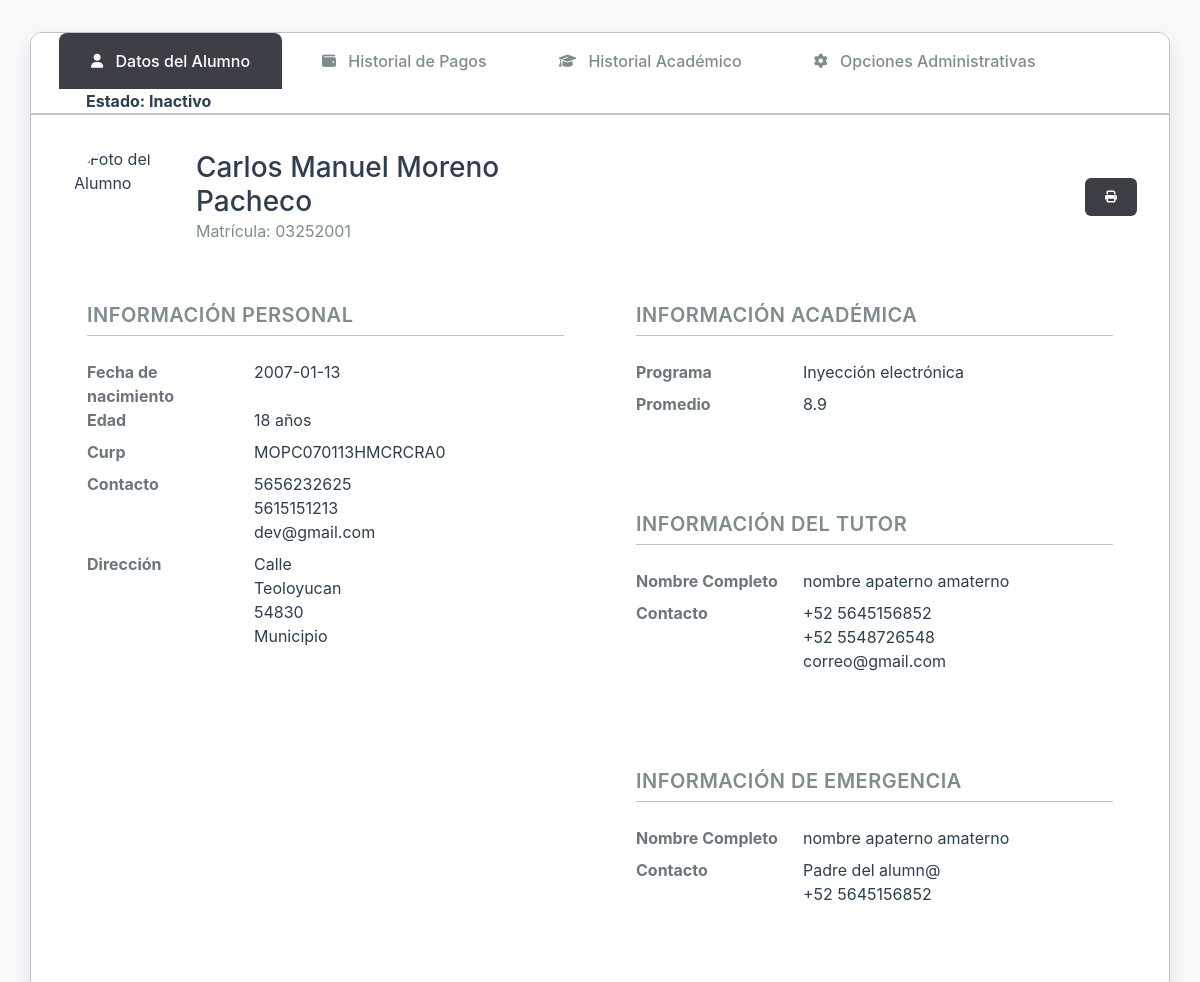
/Modules/Alumnos/alumno.php?id_alumno=4, run on the app's committed database.
### tables this page shows
CREATE TABLE `alumno` (
  `id_alumno` int(11) NOT NULL AUTO_INCREMENT,
  `matricula` varchar(11) NOT NULL,
  `horario` varchar(150) NOT NULL,
  `apaterno` varchar(150) NOT NULL,
  `amaterno` varchar(150) NOT NULL,
  `nombre` varchar(150) NOT NULL,
  `nacimiento` date NOT NULL,
  `edad` int(3) NOT NULL,
  `curp` varchar(18) NOT NULL,
  `tel_fijo` varchar(20) NOT NULL,
  `tel_celular` varchar(20) NOT NULL,
  `email` varchar(150) NOT NULL,
  `calle` varchar(150) NOT NULL,
  `colonia` varchar(150) NOT NULL,
  `cp` int(5) NOT NULL,
  `municipio` varchar(150) NOT NULL,
  `tutor_apaterno` varchar(150) NOT NULL,
  `tutor_amaterno` varchar(150) NOT NULL,
  `tutor_nombre` varchar(150) NOT NULL,
  `tutor_tel_fijo` varchar(150) NOT NULL,
  `tutor_tel_celular` varchar(150) NOT NULL,
  `tutor_email` varchar(150) NOT NULL,
  `emergencia_apaterno` varchar(150) NOT NULL,
  `emergencia_amaterno` varchar(150) NOT NULL,
  `emergencia_nombre` varchar(150) NOT NULL,
  `emergencia_parentesco` varchar(150) NOT NULL,
  `emergencia_tel` varchar(20) NOT NULL,
  `estado` enum('inactivo','activo','baja_temporal','baja_definitiva') DEFAULT 'inactivo',
  PRIMARY KEY (`id_alumno`),
  UNIQUE KEY `matricula` (`matricula`)
);

### Modules/Alumnos/alumno.php (the view, shortened to what this page needs)
<?php
$id_alumno = isset($_GET['id_alumno']) ? $_GET['id_alumno'] : '';
require_once '../../Config/conexion.php';
$sql = "SELECT * FROM alumno WHERE id_alumno = '$id_alumno'";
$result = $connection->query($sql);
if ($result->num_rows > 0) {
    $row = $result->fetch_assoc();
    $matricula = $row['matricula'];
    $apaterno = $row['apaterno'];
    $amaterno = $row['amaterno'];
    $nombre = $row['nombre'];
    $nacimiento = $row['nacimiento'];
    $edad = $row['edad'];
    $curp = $row['curp'];
    $email = $row['email'];
    $celular = $row['tel_celular'];
    $telefono = $row['tel_fijo'];
    $calle = $row['calle'];
    $colonia = $row['colonia'];
    $cp = $row['cp'];
    $municipio = $row['municipio'];
    $t_apaterno = $row['tutor_apaterno'];
    $t_amaterno = $row['tutor_amaterno'];
    $t_nombre = $row['tutor_nombre'];
    $t_telefono = $row['tutor_tel_fijo'];
    $t_celular = $row['tutor_tel_celular'];
    $t_email = $row['tutor_email'];
    $e_apaterno = $row['emergencia_apaterno'];
    $e_amaterno = $row['emergencia_amaterno'];
    $e_nombre = $row['emergencia_nombre'];
    $e_parentesco = $row['emergencia_parentesco'];
    $e_telefono = $row['emergencia_tel'];
    $estado = $row['estado'];
}
?>
<!DOCTYPE html>
<html lang="es">
<head>
    <link href="https://cdn.jsdelivr.net/npm/bootstrap@5.1.3/dist/css/bootstrap.min.css" rel="stylesheet">
    <link rel="stylesheet" href="https://cdnjs.cloudflare.com/ajax/libs/font-awesome/6.4.0/css/all.min.css">
    <link rel="stylesheet" href="../../Assets/CSS/alumno.css">
</head>
<body>
    <div class="main-container">
        <div class="nav-tabs">
            <ul class="nav">
                <li class="nav-item">
                    <a class="nav-link active" data-bs-toggle="tab" href="#datos">
                        <i class="fas fa-user fa-sm me-2"></i>
                        Datos del Alumno
                    </a>
                </li>
                <li class="nav-item">
                    <a class="nav-link" data-bs-toggle="tab" href="#pagos">
                        <i class="fas fa-wallet fa-sm me-2"></i>
                        Historial de Pagos
                    </a>
                </li>
                <li class="nav-item">
                    <a class="nav-link" data-bs-toggle="tab" href="#academico">
                        <i class="fas fa-graduation-cap fa-sm me-2"></i>
                        Historial Académico
                    </a>
                </li>
                <li class="nav-item">
                    <a class="nav-link" data-bs-toggle="tab" href="#opciones">
                        <i class="fas fa-cog fa-sm me-2"></i>
                        Opciones Administrativas
                    </a>
                </li>
                <li class="nav-item estado-alumno">
                    <span class="estado-circle <?php echo 'estado-' . str_replace('_', '-', $estado); ?>"></span>
                    Estado: <?php echo ucfirst(str_replace('_', ' ', $estado)); ?>
                </li>
            </ul>
        </div>
        <div class="tab-content">
            <div class="tab-pane fade show active" id="datos">
                <div class="profile-section d-flex justify-content-between align-items-center">
                    <div class="d-flex align-items-center">
                        <img src="https://cdn.pixabay.com/photo/2015/10/05/22/37/blank-profile-picture-973460_960_720.png" alt="Foto del Alumno">
                        <div>
                            <h2><?php echo $nombre . ' ' . $apaterno . ' ' . $amaterno ?></h2>
                            <p>Matrícula: <?php echo $matricula ?></p>
                        </div>
                    </div>
                    <button id="ImprimirSolicitud" class="btn btn-secondary">
                        <i class="fas fa-print"></i>
                    </button>
                </div>
                <div class="row g-4">
                    <div class="col-md-6">
                        <div class="data-card">
                            <h5 class="data-header">Información Personal</h5>
                            <dl class="row">
                                <dt class="col-sm-4 text-secondary">Fecha de nacimiento</dt>
                                <dd class="col-sm-8"><?php echo $nacimiento ?></dd>
                                <dt class="col-sm-4 text-secondary">Edad</dt>
                                <dd class="col-sm-8"><?php echo $edad ?> años</dd>
                                <dt class="col-sm-4 text-secondary">Curp</dt>
                                <dd class="col-sm-8"><?php echo $curp ?></dd>
                                <dt class="col-sm-4 text-secondary">Contacto</dt>
                                <dd class="col-sm-8">
                                    <div><?php echo $celular ?></div>
                                    <div><?php echo $telefono ?></div>
                                    <div><?php echo $email ?></div>
                                </dd>
                                <dt class="col-sm-4 text-secondary">Dirección</dt>
                                <dd class="col-sm-8">
                                    <div><?php echo $calle ?></div>
                                    <div><?php echo $colonia ?></div>
                                    <div><?php echo $cp ?></div>
                                    <div><?php echo $municipio ?></div>
                                </dd>
                            </dl>
                        </div>
                    </div>
                    <div class="col-md-6">
                        <div class="data-card">
                            <h5 class="data-header">Información Académica</h5>
                            <dl class="row">
                                <dt class="col-sm-4 text-secondary">Programa</dt>
                                <dd class="col-sm-8">Inyección electrónica</dd>
                                <dt class="col-sm-4 text-secondary">Promedio</dt>
                                <dd class="col-sm-8">8.9</dd>
                            </dl>
                        </div>
                        <div class="data-card">
                            <h5 class="data-header">Información del Tutor</h5>
                            <dl class="row">
                                <dt class="col-sm-4 text-secondary">Nombre Completo</dt>
                                <dd class="col-sm-8"><?php echo $t_nombre . ' ' . $t_apaterno . ' ' . $t_amaterno ?></dd>
                                <dt class="col-sm-4 text-secondary">Contacto</dt>
                                <dd class="col-sm-8">
                                    <div><?php echo $t_celular ?></div>
                                    <div><?php echo $t_telefono ?></div>
                                    <div><?php echo $t_email ?></div>
                                </dd>
                            </dl>
                        </div>
                        <div class="data-card">
                            <h5 class="data-header">Información de Emergencia</h5>
                            <dl class="row">
                                <dt class="col-sm-4 text-secondary">Nombre Completo</dt>
                                <dd class="col-sm-8"><?php echo $e_nombre . ' ' . $e_apaterno . ' ' . $e_amaterno ?></dd>
                                <dt class="col-sm-4 text-secondary">Contacto</dt>
                                <dd class="col-sm-8">
                                    <div><?php echo $e_parentesco . ' del alumn@' ?></div>
                                    <div><?php echo $e_telefono ?></div>
                                </dd>
                            </dl>
                        </div>
                    </div>
                </div>
            </div>
        </div>
    </div>
</body>
</html>

### Assets/CSS/alumno.css (style rules this page uses)
:root { --primary: #3C4046; --primary-hover: #3C4046; --secondary: #3C4046; --success: #BBCD5D; --danger: #DC3545; --warning: #F1C40F; --text-primary: #2C3E50; --text-secondary: #7F8C8D; --border: #BDC3C7; --surface: #FFFFFF; --background: #f7f9fb; }
body { background: var(--background); font-family: 'Inter', system-ui, sans-serif; color: var(--text-primary); }
.main-container { box-shadow: 0 8px 20px rgba(0, 0, 0, 0.1); max-width: 95%; margin: 2rem auto; background: var(--surface); border: 1px solid var(--border); border-radius: 12px; overflow: hidden; }
.nav-tabs { border-bottom: 2px solid var(--border); padding: 0 1.5rem; background: var(--surface); }
.nav-link { color: var(--text-secondary) !important; font-weight: 500 !important; border: none !important; padding: 1rem 2rem !important; transition: all 0.2s ease !important; position: relative !important; margin: 0 0.25rem !important; }
.nav-link.active { background: var(--primary) !important; color: var(--surface) !important; border-radius: 8px 8px 0 0 !important; border: none !important; box-shadow: 0 -2px 4px rgba(0,0,0,0.03) !important; }
.tab-content { padding: 2rem; }
.data-card { padding: 1.5rem; border-radius: 8px; margin-bottom: 1.5rem; background: var(--surface); }
.data-header { color: var(--text-secondary); font-weight: 600; text-transform: uppercase; letter-spacing: 0.5px; margin-bottom: 1.5rem; padding-bottom: 0.5rem; border-bottom: 1px solid var(--border); }
.btn { font-size: 12px; }
.btn-secondary { background: var(--primary) !important; border: none !important; color: var(--surface) !important; padding: 10px 20px !important; font-size: 12px !important; border-radius: 6px !important; transition: all 0.2s ease !important; }
.profile-section { display: flex; align-items: center; margin-bottom: 2rem; }
.profile-section img { margin-left: 2%; width: 100px; height: 100px; border-radius: 50%; margin-right: 1.5rem; }
.profile-section h2 { margin: 0; font-size: 1.75rem; color: var(--text-primary); }
.profile-section p { margin: 0; color: var(--text-secondary); }
.estado-alumno { display: flex; align-items: center; font-weight: bold; margin-left: 1rem; }
.estado-alumno .estado-circle { width: 10px; height: 10px; border-radius: 50%; margin-right: 5px; }

### data on the page
alumno: estado "Inactivo", nombre "Carlos Manuel", apaterno "Moreno", amaterno "Pacheco", matricula "03252001", nacimiento "2007-01-13", edad "18", curp "MOPC070113HMCRCRA0", tel_celular "5656232625", tel_fijo "5615151213", email "dev@gmail.com", calle "Calle", colonia "Teoloyucan", cp "54830", municipio "Municipio", tutor_nombre "nombre", tutor_apaterno "apaterno", tutor_amaterno "amaterno", tutor_tel_celular "+52 5645156852", tutor_tel_fijo "+52 5548726548", tutor_email "correo@gmail.com", emergencia_nombre "nombre", emergencia_apaterno "apaterno", emergencia_amaterno "amaterno", emergencia_parentesco "Padre", emergencia_tel "+52 5645156852"
